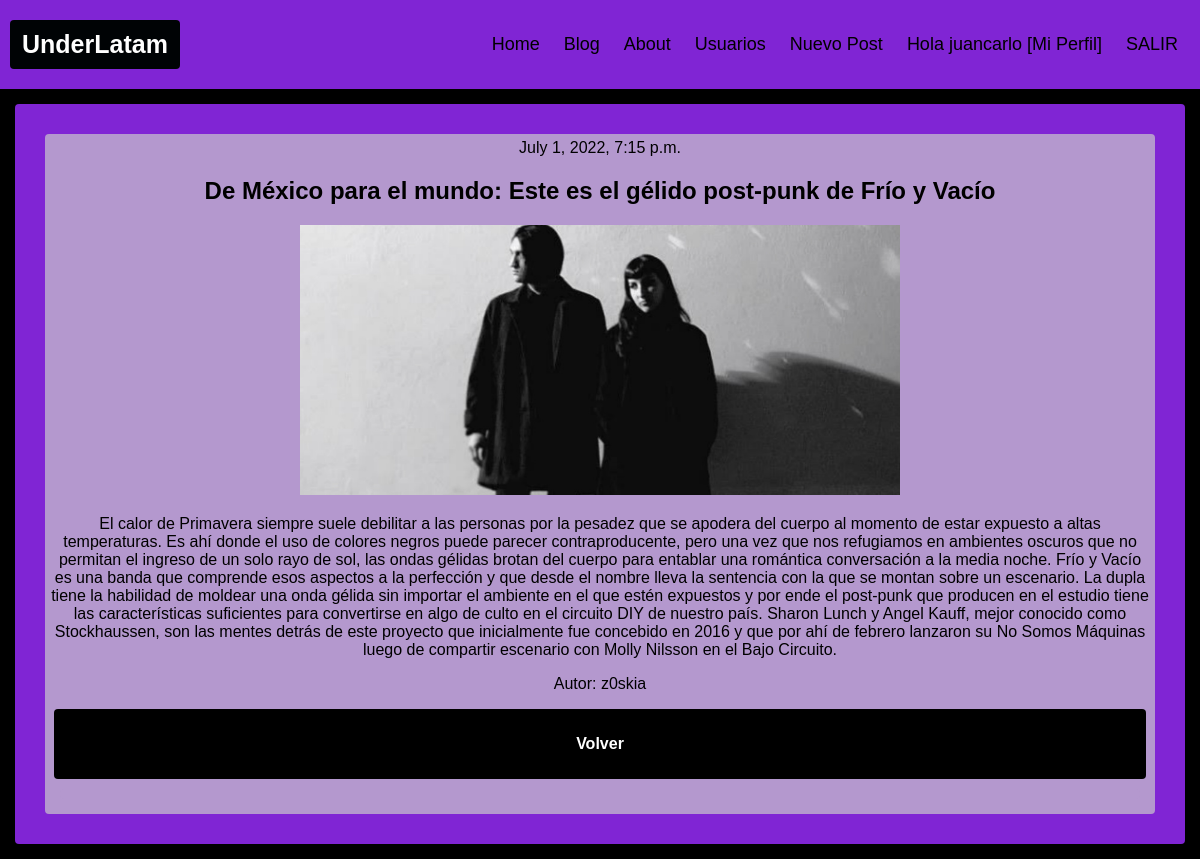
The page /blog/post/41/ (signed in) on the database its author committed.
### blog/models.py (models this page shows, shortened)
class Post(models.Model):
    author = models.ForeignKey(settings.AUTH_USER_MODEL, on_delete=models.CASCADE)
    title = models.CharField(max_length=255)
    post_body = models.TextField()
    created_date = models.DateField(default=timezone.now)
    published_date = models.DateTimeField(blank=True, null=True)
    image_up = models.ImageField(upload_to='images/',)

### blog/views.py (the view)
# urls.py: path('blog/post/<int:pk>/', post_detail, name='post_detail'),
def post_detail(request, pk):
    post = get_object_or_404(Post, pk=pk)
    return render(request, 'blog/post_detail.html', {'post': post})

### blog/templates/blog/post_detail.html (shortened to what this page needs)
{% extends 'blog/main.html' %}
{% block changeContent %}
    <div class="post">
        <div class="postElements">
            {{ post.published_date }}
            <div class="title"><h2>{{ post.title }}</h2></div>
            <img src="{{ post.image_up.url }}" alt=""/>
                <p>{{ post.post_body }}</p>
            <a href=" {% url 'user_page' pk=post.author.id %} "><p>Autor: {{ post.author }}</p></a>
            <div class="backButton"><a href=" {% url 'dash' %}"><h4>Volver</h4></a></div>
        <div class="postElements">
    </div>
{% endblock %}

### blog/templates/blog/main.html (shortened to what this page needs)
<!DOCTYPE html>
<html lang="es">
<head>
    {% load static %}
    <link rel="stylesheet" href="{% static 'blog/css/styles.css' %}"/>
</head>
<body>
    <body>
        <div class="header">
          <a href="{% url 'index' %}" class="logo active">UnderLatam</a>
          <div class="header-right">
            <a href="{% url 'index' %}">Home</a>
            <a href="{% url 'dash' %}">Blog</a>
            <a href="{% url 'about' %}">About</a>
            {% if not request.user.is_authenticated %}
            <a href=" {% url 'login' %} ">Login</a>
            <a href=" {% url 'register' %} ">Registrate</a>
            {% else %}
            <a href=" {% url 'user_profiles' %}">Usuarios</a>
            <a href=" {% url 'new_post' %}">Nuevo Post</a>
            <a href=" {% url 'user_detail' user.id %} ">Hola {{user}} [Mi Perfil]</a>
            <a href="{% url 'logout' %}">SALIR</a>
            {% endif %}
          </div>
        </div>
    {% block changeContent %}
    {% endblock changeContent %}
</body>
</html>

### blog/static/blog/css/styles.css (style rules this page uses)
* { box-sizing: border-box; }
body { margin: 0; font-family: Arial, Helvetica, sans-serif; background-color: black; }
.header { overflow: hidden; background-color: #8025d4; padding: 20px 10px; }
.header a { float: left; color: black; text-align: center; padding: 12px; text-decoration: none; font-size: 18px; line-height: 25px; border-radius: 4px; }
.header a.logo { font-size: 25px; font-weight: bold; }
.header a.active { background-color: rgb(0, 3, 5); color: white; }
.header-right { float: right; }
.post { background-color: #8025d4; border-radius: 4px; padding: 20px; margin: 15px; }
.postElements { background-color: #b498ce; padding: 5px; margin: 10px; border-radius: 4px; font-family: Arial, Helvetica, sans-serif; text-align: center; }
a { text-decoration: none; color: black; }
.postElements img { max-width: 600px; max-height: 480px; text-align: center; }
.backButton { background-color: black; padding: 5px; margin: 4px; border-radius: 4px; }
.backButton a { color: white; text-align: center; }
.title { text-align: center; }

### rows shown on the page
Post: published_date "July 1, 2022, 7:15 p.m.", title "De México para el mundo: Este es el gélido post-punk de Frío y Vacío", image_up (picture), post_body "El calor de Primavera siempre suele debilitar a las personas por la pesadez que se apodera del cuerpo al momento de estar expuesto a altas temperaturas. Es ahí donde el uso de colores negros puede parecer contraproducente, pero una vez que nos refugiamos en ambientes oscuros que no permitan el ingreso de un solo rayo de sol, las ondas gélidas brotan del cuerpo para entablar una romántica conversación a la media noche. Frío y Vacío es una banda que comprende esos aspectos a la perfección y que desde el nombre lleva la sentencia con la que se montan sobre un escenario. La dupla tiene la habilidad de moldear una onda gélida sin importar el ambiente en el que estén expuestos y por ende el…", author "z0skia"

### other values the page prints
{{ user }} "juancarlo"
